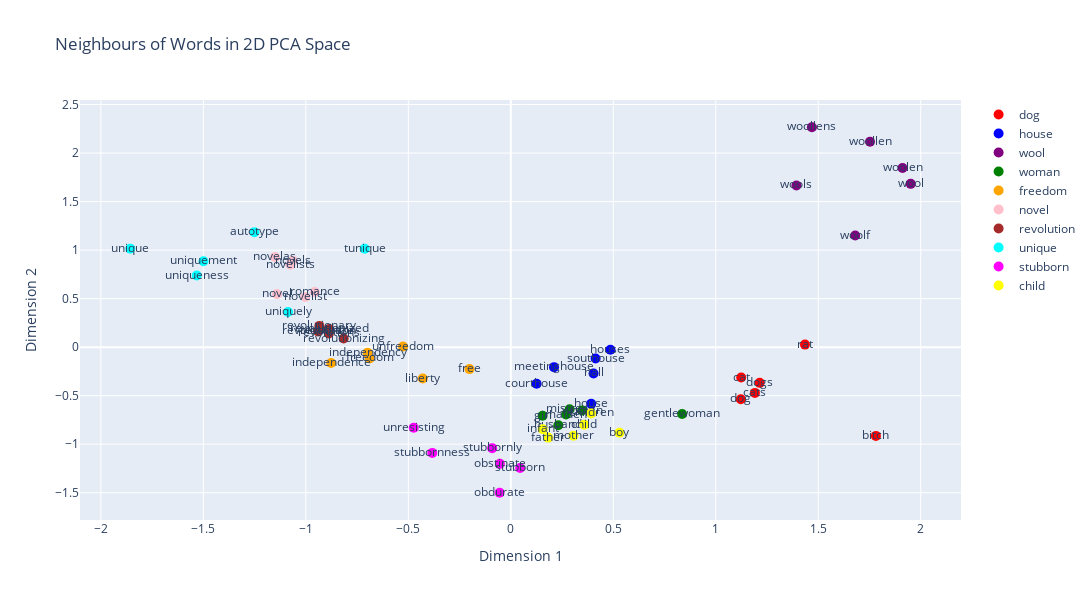

Notebook code cell kept with this figure:
### Code cell
visualise_neighbours(first_period_model, trial_words, 5, list_of_colours)

### Figure 1 — Plotly figure (JSON) as saved in the notebook; plotly's stock layout.template omitted (floating-point values rounded to 4 significant figures)
{"data": [{"marker": {"color": "red", "size": 10}, "mode": "markers+text", "name": "dog", "text": ["dog", "cat", "dogs", "rat", "bitch", "cats"], "type": "scatter", "x": [1.122, 1.124, 1.214, 1.435, 1.781, 1.191], "y": [-0.5372, -0.3135, -0.3679, 0.02627, -0.9147, -0.4715]}, {"marker": {"color": "blue", "size": 10}, "mode": "markers+text", "name": "house", "text": ["house", "meetinghouse", "courthouse", "southouse", "houses", "hall"], "type": "scatter", "x": [0.3924, 0.2109, 0.1259, 0.4137, 0.4863, 0.4038], "y": [-0.5844, -0.206, -0.3768, -0.1178, -0.02684, -0.2715]}, {"marker": {"color": "purple", "size": 10}, "mode": "markers+text", "name": "wool", "text": ["wool", "woollen", "wools", "woolen", "woollens", "woolf"], "type": "scatter", "x": [1.951, 1.753, 1.394, 1.911, 1.469, 1.681], "y": [1.683, 2.117, 1.666, 1.847, 2.266, 1.151]}, {"marker": {"color": "green", "size": 10}, "mode": "markers+text", "name": "woman", "text": ["woman", "mistress", "husband", "gentlewoman", "girl", "maiden"], "type": "scatter", "x": [0.3483, 0.2869, 0.2321, 0.836, 0.1553, 0.2698], "y": [-0.6537, -0.64, -0.8046, -0.6886, -0.7074, -0.6947]}, {"marker": {"color": "orange", "size": 10}, "mode": "markers+text", "name": "freedom", "text": ["freedom", "liberty", "unfreedom", "free", "independence", "independency"], "type": "scatter", "x": [-0.6883, -0.4296, -0.5258, -0.2015, -0.8766, -0.6986], "y": [-0.1164, -0.3236, 0.006416, -0.2263, -0.1635, -0.0587]}, {"marker": {"color": "pink", "size": 10}, "mode": "markers+text", "name": "novel", "text": ["novel", "novels", "novelists", "novelist", "romance", "novelas"], "type": "scatter", "x": [-1.141, -1.063, -1.075, -1.003, -0.9563, -1.15], "y": [0.5467, 0.8893, 0.8504, 0.5173, 0.5683, 0.9294]}, {"marker": {"color": "brown", "size": 10}, "mode": "markers+text", "name": "revolution", "text": ["revolution", "revolutionized", "revolutions", "revolutionizing", "revolutionize", "revolutionary"], "type": "scatter", "x": [-0.8926, -0.8864, -0.8875, -0.8154, -0.9404, -0.934], "y": [0.1712, 0.1882, 0.1408, 0.08844, 0.1618, 0.2188]}, {"marker": {"color": "cyan", "size": 10}, "mode": "markers+text", "name": "unique", "text": ["unique", "uniqueness", "tunique", "uniquement", "uniquely", "autotype"], "type": "scatter", "x": [-1.856, -1.532, -0.713, -1.499, -1.087, -1.251], "y": [1.015, 0.7379, 1.014, 0.8847, 0.362, 1.185]}, {"marker": {"color": "magenta", "size": 10}, "mode": "markers+text", "name": "stubborn", "text": ["stubborn", "stubbornly", "stubbornness", "obstinate", "obdurate", "unresisting"], "type": "scatter", "x": [0.04565, -0.0909, -0.3829, -0.05326, -0.05438, -0.4735], "y": [-1.246, -1.041, -1.09, -1.203, -1.501, -0.8312]}, {"marker": {"color": "yellow", "size": 10}, "mode": "markers+text", "name": "child", "text": ["child", "mother", "infant", "boy", "children", "father"], "type": "scatter", "x": [0.3587, 0.306, 0.1558, 0.5302, 0.3919, 0.1821], "y": [-0.7987, -0.9122, -0.8465, -0.8822, -0.6833, -0.9322]}], "layout": {"height": 600, "title": {"text": "Neighbours of Words in 2D PCA Space"}, "width": 1200, "xaxis": {"title": {"text": "Dimension 1"}}, "yaxis": {"title": {"text": "Dimension 2"}}}}
